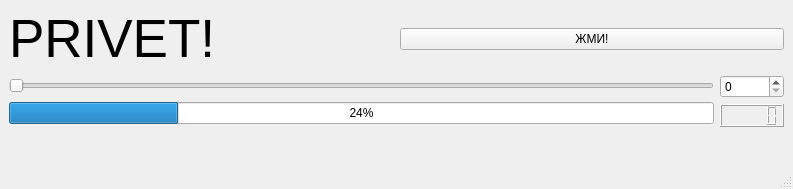
<?xml version="1.0" encoding="UTF-8"?>
<ui version="4.0">
 <class>simpleapp</class>
 <widget class="QMainWindow" name="simpleapp">
  <property name="geometry">
   <rect>
    <x>0</x>
    <y>0</y>
    <width>793</width>
    <height>189</height>
   </rect>
  </property>
  <property name="windowTitle">
   <string>simpleapp</string>
  </property>
  <widget class="QWidget" name="centralwidget">
   <layout class="QVBoxLayout" name="verticalLayout_3">
    <item>
     <layout class="QHBoxLayout" name="horizontalLayout_2">
      <item>
       <widget class="QLabel" name="label">
        <property name="font">
         <font>
          <pointsize>40</pointsize>
         </font>
        </property>
        <property name="text">
         <string>PRIVET!</string>
        </property>
       </widget>
      </item>
      <item>
       <widget class="QPushButton" name="pushButton">
        <property name="text">
         <string>ЖМИ!</string>
        </property>
       </widget>
      </item>
     </layout>
    </item>
    <item>
     <layout class="QHBoxLayout" name="horizontalLayout">
      <item>
       <layout class="QVBoxLayout" name="verticalLayout">
        <item>
         <widget class="QSlider" name="horizontalSlider">
          <property name="orientation">
           <enum>Qt::Horizontal</enum>
          </property>
         </widget>
        </item>
        <item>
         <widget class="QProgressBar" name="progressBar">
          <property name="value">
           <number>24</number>
          </property>
         </widget>
        </item>
       </layout>
      </item>
      <item>
       <layout class="QVBoxLayout" name="verticalLayout_2">
        <item>
         <widget class="QSpinBox" name="spinBox">
          <property name="maximumSize">
           <size>
            <width>16777215</width>
            <height>300</height>
           </size>
          </property>
         </widget>
        </item>
        <item>
         <widget class="QLCDNumber" name="lcdNumber">
          <property name="maximumSize">
           <size>
            <width>16777215</width>
            <height>300</height>
           </size>
          </property>
         </widget>
        </item>
       </layout>
      </item>
     </layout>
    </item>
    <item>
     <spacer name="verticalSpacer">
      <property name="orientation">
       <enum>Qt::Vertical</enum>
      </property>
      <property name="sizeHint" stdset="0">
       <size>
        <width>20</width>
        <height>0</height>
       </size>
      </property>
     </spacer>
    </item>
   </layout>
  </widget>
  <widget class="QMenuBar" name="menubar">
   <property name="geometry">
    <rect>
     <x>0</x>
     <y>0</y>
     <width>793</width>
     <height>19</height>
    </rect>
   </property>
  </widget>
  <widget class="QStatusBar" name="statusbar"/>
 </widget>
 <resources/>
 <connections/>
</ui>
